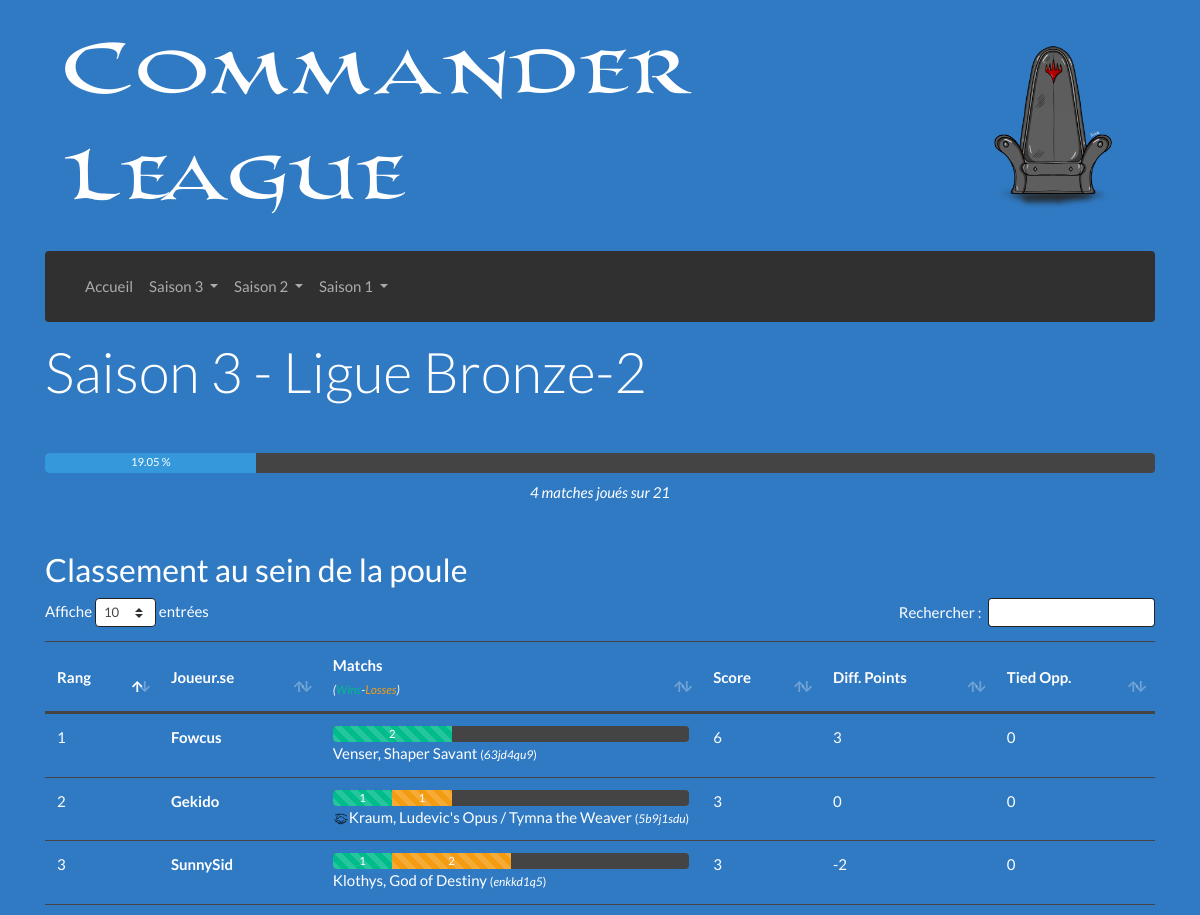
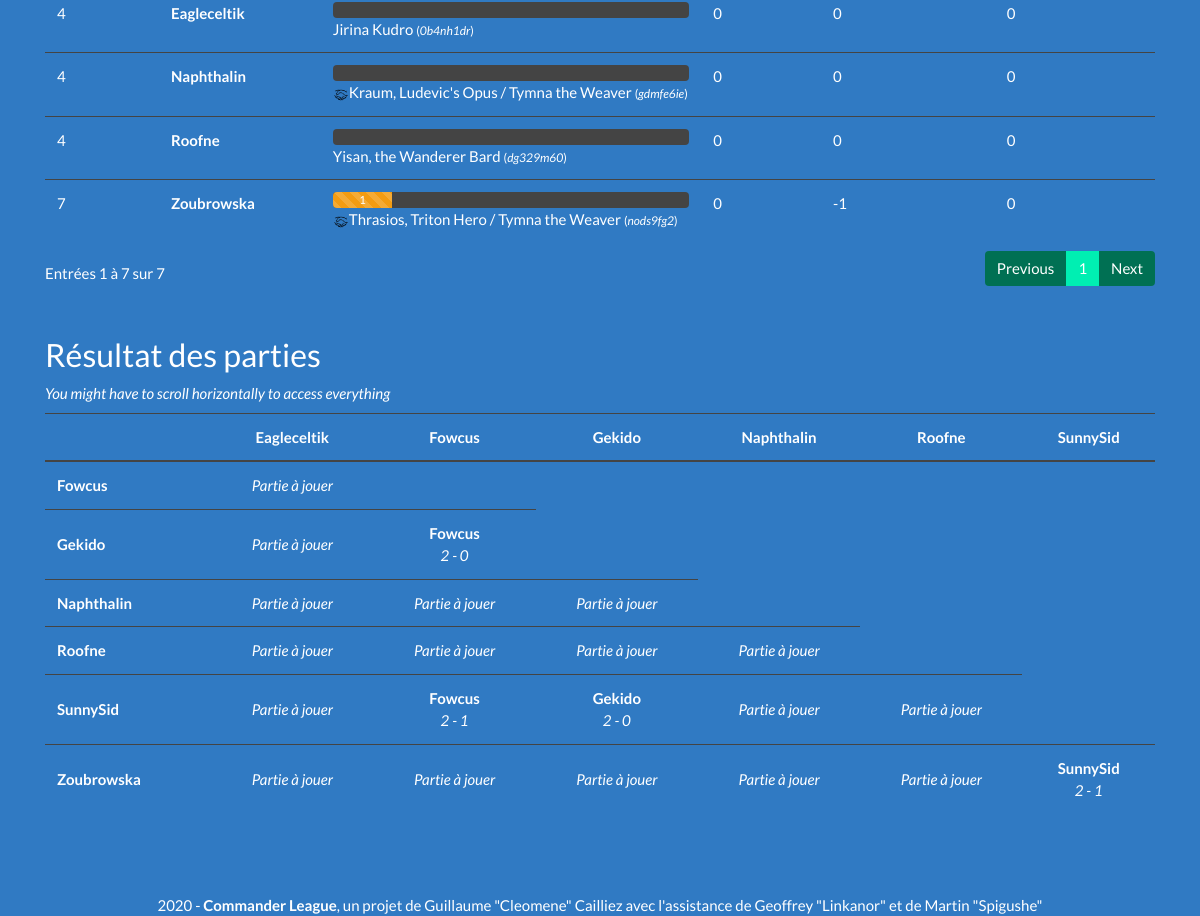
The app's page /Saison-3/Ligue-Bronze-2 with its own data (2 pictures, top to bottom).
### tables this page shows
CREATE TABLE "participants" (
	"id_discord"	TEXT,
	"pseudo"	TEXT NOT NULL,
	"nom_role"	TEXT NOT NULL,
	PRIMARY KEY("id_discord")
);

CREATE TABLE "decks" (
	"id_deck"	INTEGER PRIMARY KEY AUTOINCREMENT,
	"id_discord"	TEXT NOT NULL,
	"est_joue"	INTEGER NOT NULL,
	"cle_MV"	INTEGER NOT NULL,
	"hash"	TEXT NOT NULL,
	"liste"	TEXT NOT NULL,
	"general"	TEXT NOT NULL
);

### Afficher/Elements/Vue/Vue_Poule.php (called while the page is built)
<?php
function Affichage ($helper) {
	$affichage  = progressLigue($helper);
	$affichage .= afficherTableauClassement($helper);
	$affichage .= afficherTableauResultats($helper);
	return $affichage;
}

### Afficher/Controleur.php (called while the page is built, shortened)
<?php
function getContenu ()
{
	if (isset($_GET['saison']) && isset($_GET['ligue']))
	{
		if (preg_match("/Placement/", $_GET['ligue']))
		{
			require_once('Afficher/Pages/Placement/Controleur.php');
		}
		else if (preg_match("/Playoff/", $_GET['ligue']))
		{
			require_once('Afficher/Pages/Playoff/Controleur.php');
		}
		else
		{
			require_once('Afficher/Pages/Ligue/Controleur.php');
		}
	}
	return Affichage($helper);
}
require_once('Afficher/Vue.php');

### Afficher/Vue.php (called while the page is built)
<?php
$contenu = getContenu();
require_once('Afficher/Elements/Gabarit.php');

### index.php (called while the page is built, shortened)
<?php
require_once('Controleur.php');

### Afficher/Elements/Barres/BarreJoueur.php (called while the page is built)
<?php
require_once("Afficher/Elements/Barres/Vue_BarreJoueur.php");
function afficherBarreJoueur ($helper, $pseudo) {
	$nombreJoueurs = $helper['infos']['nbDecks'];
	$nombreMatches = $nombreJoueurs - 1;
	$widthMatch = round(100/$nombreMatches,2);
	$victoires = $helper[$pseudo]['victoires'];
	$defaites  = $helper[$pseudo]['defaites'];
	return barreJoueur($victoires , $defaites , $widthMatch);
}
?>

### Modele.php (called while the page is built, shortened)
<?php
function getBdd() {
	$bdd = new PDO("sqlite:BD/database.sqlite");
	    $bdd->setAttribute(PDO::ATTR_DEFAULT_FETCH_MODE, PDO::FETCH_ASSOC);
	    $bdd->setAttribute(PDO::ATTR_ERRMODE, PDO::ERRMODE_EXCEPTION);
	$bdd->query($_SESSION['dicoTables']['tableParticipants']);
	$bdd->query($_SESSION['dicoTables']['tableRoles']);
	$bdd->query($_SESSION['dicoTables']['tableDecks']);
	$bdd->query($_SESSION['dicoTables']['tableResultats']);
	$bdd->query($_SESSION['dicoTables']['tableLigues']);
	return $bdd;
}
function executerRequete($sql, $params = null) {
	if ($params == null) {
		$resultat = getBdd()->query($sql);
	} else {
		$resultat = getBdd()->prepare($sql);
		$resultat->execute($params);
	}
	return $resultat;
}

### Afficher/Elements/Resultats/Details.php (called while the page is built, shortened)
<?php
$helper = array();
$sql = "SELECT liste_decks FROM ligues
		WHERE num_saison = :s AND nom_ligue = :l;";
$helper['infos']['saison'] = $_GET['saison'];
$helper['infos']['ligue']  = ($_GET['saison'] < 3) ? preg_split("/-/",$_GET['ligue'])[0] : $_GET['ligue'];
$donnees = array(
	':l' => $_GET['ligue'],
	':s' => $helper['infos']['saison'],
);
$requete = executerRequete($sql,$donnees);
$resultat = $requete->fetch()['liste_decks'];
$_liste = preg_split('/, /i',$resultat);
$helper['infos']['decks'] = $_liste;
$_nbDecks = count($helper['infos']['decks']);
$helper['infos']['nbDecks'] = $_nbDecks;
$helper['infos']['max'] = $_nbDecks * ($_nbDecks - 1) / 2;
$helper['infos']['joues'] = 0;
$sql = "SELECT * FROM participants p
		JOIN decks d ON p.id_discord = d.id_discord
		WHERE d.id_deck = :id;";
for ($i = 0; $i < count($helper['infos']['decks']); $i++) {
	$requete = executerRequete($sql,array(':id'=>$helper['infos']['decks'][$i]));
	$resultat = $requete->fetch();
	$helper['infos']['pseudo'][] = $resultat['pseudo'];
	$helper['infos']['id_discord'][] = $resultat['id_discord'];
	$helper[$resultat['id_deck']] = array(
		'pseudo'		=> $resultat['pseudo'],
		'id_discord'	=> $resultat['id_discord'],
		'id_deck'		=> $resultat['id_deck'],
		'liste'			=> $resultat['liste'],
		'general'		=> $resultat['general'],
		'hash'			=> $resultat['hash'],
		'parties'		=> array(),
		'victoires'		=> 0,
		'defaites'		=> 0,
		'tiebreakers'	=> array(
			'matchPoints'			=> 0,
			'diffPoints'			=> 0,
			'tiedParticipants'		=> 0,
		),
	);
}

### Afficher/Pages/Ligue/Controleur.php (called while the page is built)
<?php
require_once('Afficher/Elements/Modele.php');
require_once('Afficher/Pages/Ligue/Modele.php');
require_once("Afficher/Elements/Resultats/Details.php");
require_once("Afficher/Elements/Vue/Vue_Poule.php");

### Afficher/Pages/Ligue/Modele.php (called while the page is built, shortened)
<?php
function afficheGeneral ($texte) {
	$contraintes = "";
	if (preg_match('/\//i',$texte)) $contraintes .= "P";
	if ($contraintes == "") return $texte;
	if (preg_match('/p/i',$contraintes)) {
		$liste_partners = (preg_match('/c/i',$contraintes)) ? preg_split('/\(/',$texte)[0] : $texte;
		$partenaires = array(
			preg_split('/\/\//i',$liste_partners)[0],
			preg_split('/\/\//i',$liste_partners)[1]
		);
		$retour = imagePartenaires() . $partenaires[0] . " / " . $partenaires[1];
	}
	return $retour;
}

### Afficher/Elements/Tableaux/Vue_TableauClassement.php (the view)
<?php
function tableauClassement ($helper) {
	ob_start(); ?>
	<div class="table-responsive text-nowrap">
	<table id="tableClassement" class="table table-hover" aria-describedby="tableClassement">
		<thead>
			<tr>
				<th scope="col" class="sorting align-middle" aria-controls="tableClassement">Rang</th>
				<th scope="col" class="align-middle">Joueur.se</th>
				<th scope="col" class="align-middle col-2">
					Matchs<br>
					<i><small>(<span class="text-success">Wins</span>-<span class="text-warning">Losses</span>)</small></i>
				</th>
				<th scope="col" class="align-middle">
					Score
				</th>
				<th scope="col" class="align-middle">
					<span href="#" data-toggle="tooltip" title="Game won minus game lost">
						Diff. Points
					</span>
				</th>
				<th scope="col" class="align-middle">
					<span href="#" data-toggle="tooltip" title="Game won against tied opponents">
						Tied Opp.
					</span>
				</th>
			</tr>
		</thead>
		<tbody>
			<?php
			for ($i = 0; $i < count($helper['infos']['pseudo']); $i++) {
				$cle = $helper['infos']['pseudo'][$i];
			?>
			<tr>
				<td scope="row">
					<?= $helper['infos']['classement'][$cle] ?>
				</td>
				<td>
					<strong><?= $cle ?></strong>
				</td>
				<td>
					<?= afficherBarreJoueur($helper,$cle) ?>
					<?= afficheGeneral($helper[$cle]['general']) ?>
						<small>(<i><?= $helper[$cle]['hash'] ?></i>)</small>
				</td>
				<td>
					<?= $helper[$cle]['tiebreakers']['matchPoints'] ?>
				</td>
				<td>
					<?= $helper[$cle]['tiebreakers']['diffPoints'] ?>
				</td>
				<td>
					<?= $helper[$cle]['tiebreakers']['tiedParticipants'] ?>
				</td>
			</tr>
			<?php
			}
			?>
		</tbody>
	</table>
	</div>
	<?php return ob_get_clean();
}

### Afficher/Elements/Barres/Vue_BarreJoueur.php
<?php
function barreJoueur($victoires , $defaites , $widthMatch) {
	ob_start(); ?>
	<div class="progress">
		<div class="progress-bar progress-bar-striped bg-success" role="progressbar"
			style="width:<?= round($victoires*$widthMatch,2) ?>%"><?= $victoires ?></div>
		<div class="progress-bar progress-bar-striped bg-warning" role="progressbar"
			style="width:<?= round($defaites*$widthMatch,2) ?>%"><?= $defaites ?></div>
	</div>
	<?php return ob_get_clean();
}

### Afficher/Elements/Modele.php (shortened to what this page needs)
<?php
require_once('Afficher/Elements/Barres/BarreJoueur.php');
require_once('Afficher/Elements/Tableaux/TableauResultats.php');
require_once('Afficher/Elements/Tableaux/TableauClassement.php');
function imagePartenaires ($place = "" , $texte = "") {
	if ($place != "adversaire") {
		return "<img src='/Afficher/Icones/Partner.png' width='16px' title='$texte' />";
	}
}

### Afficher/Elements/Tableaux/TableauResultats.php
<?php
require_once('Afficher/Elements/Tableaux/Vue_TableauResultats.php');
function AfficherTableauResultats ($helper) {
	$retour  = "<h3 class='mt-3'>Résultat des parties</h3>";
	$retour .= "<p class='mb-2'><i>You might have to scroll horizontally to access everything</i></p>";
	$retour .=  tableauResultats($helper);
	$retour .= "<div class='my-5'></div>";
	return $retour;
}
function afficheResultat ($helper, $pseudo1, $pseudo2) {
	if (isset($helper[$pseudo1]['parties'][$pseudo2])) {
		$vainqueur = $helper[$pseudo1]['parties'][$pseudo2]['w_pseudo'];
		if ($vainqueur != $pseudo1) {
			$pseudo2 = $pseudo1;
			$pseudo1 = $vainqueur;
		}
		$resultat = $helper[$pseudo1]['parties'][$pseudo2]['string'];
		return "<strong>$vainqueur</strong><br><i>$resultat</i>";
	}
	return "<i>Partie à jouer</i>";
}

### Afficher/Elements/Tableaux/Vue_TableauResultats.php
<?php
function tableauResultats ($helper) {
	ob_start(); ?>
	<div class="table-responsive mb-5">
	<table id="tableMatches" class="table table-hover" aria-describedby="tableMatches">
		<thead>
			<tr>
				<th scope="col" class="sorting" aria-controls="tableMatches"></th>
			<?php
			for ($i = 0; $i < (count($helper['infos']['pseudo'])-1); $i++) {
				$cle = $helper['infos']['pseudo'][$i];
				?>
				<th scope="col" class="text-center"><?= $cle ?></th>
				<?php
				}
			?>
			</tr>
		</thead>
		<tbody>
		<?php
		for ($i = 1; $i < count($helper['infos']['pseudo']); $i++) {
			$cle = $helper['infos']['pseudo'][$i];
			?>
			<tr>
				<td scope="row" class="align-middle">
					<strong><?= $cle ?></strong>
				</td>
				<?php for ($j = 0; $j < $i; $j++) : ?>
					<td class='align-middle text-center'>
						<?= afficheResultat($helper,$cle,$helper['infos']['pseudo'][$j]) ?>
					</td>
				<?php endfor; ?>
			</tr>
			<?php
		}
		?>
		</tbody>
	</table>
	</div>
	<?php return ob_get_clean();
}

### records on screen
participants: decks.general "Jirina Kudro", decks.hash "0b4nh1dr"
participants: classement "2", cle "Gekido", decks.est_joue "1", decks.general "Kraum, Ludevic's Opus / Tymna the Weaver", decks.hash "5b9j1sdu", matchPoints "3", diffPoints "0", tiedParticipants "0", pseudo "Gekido", pseudo "2 - 0"
participants: decks.general "Kraum, Ludevic's Opus / Tymna the Weaver", decks.hash "gdmfe6ie"
participants: decks.general "Yisan, the Wanderer Bard", decks.hash "dg329m60"
participants: decks.est_joue "1", decks.general "Klothys, God of Destiny", decks.hash "enkkd1q5", pseudo "SunnySid", pseudo "2 - 1"
participants: decks.est_joue "1", decks.general "Thrasios, Triton Hero / Tymna the Weaver", decks.hash "nods9fg2"
participants: pseudo "Fowcus", pseudo "2 - 0", pseudo "2 - 1"

### other values on screen
$_GET['saison'] "3"
$_GET['ligue'] "Bronze-2"
$status "19.05"
$played "4"
$max "21"
$helper['infos']['classement'][$cle] "4"
$cle "Eagleceltik"
$helper[$cle]['tiebreakers']['matchPoints'] "0"
$helper[$cle]['tiebreakers']['diffPoints'] "0"
$helper[$cle]['tiebreakers']['tiedParticipants'] "0"
$helper['infos']['classement'][$cle] "1"
$cle "Fowcus"
$victoires "2"
afficheGeneral($helper[$cle]['general']) "Venser, Shaper Savant"
$helper[$cle]['hash'] "63jd4qu9"
